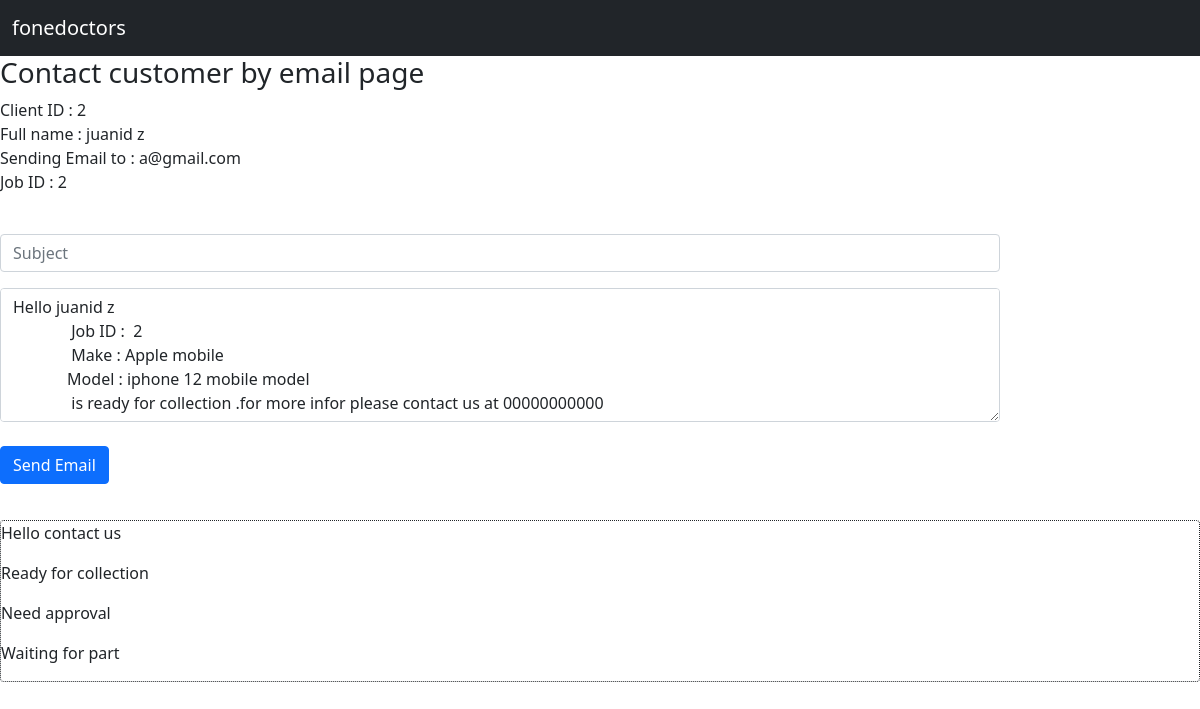
The app's page /contact_by_email/2/2, older data.
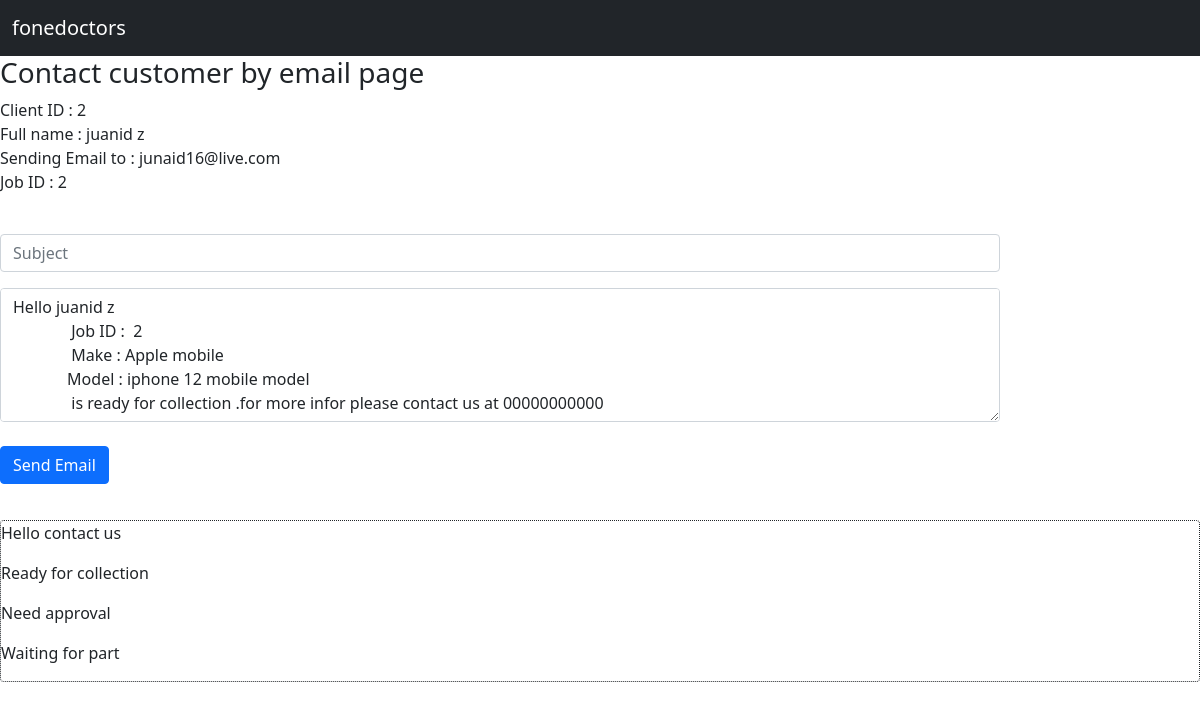
The same page, newer data.
### Jobs/models.py (models this page shows, shortened)
class Jobs(models.Model):
    customer = models.ForeignKey(Customer,on_delete = models.CASCADE, related_name = 'job_customer')
    device =  models.ForeignKey(Devices,on_delete = models.CASCADE, related_name = 'job_device', null = True, blank=True)
    make = models.ForeignKey(Make,on_delete = models.CASCADE, related_name = 'job_make')
    model = models.ForeignKey(Model,on_delete = models.CASCADE, related_name = 'job_model')
    fault =  models.ForeignKey(Fault,on_delete = models.CASCADE, related_name = 'job_faults')
    description = models.TextField()
    imei = models.CharField(max_length=250)
    accessories = models.ForeignKey(Accessories,on_delete = models.CASCADE, related_name = 'job_acessories')
    sale_item = models.ForeignKey(Sale_item,on_delete = models.CASCADE, related_name = 'job_acessories')
    passcode = models.CharField(max_length=250)
    network = models.ForeignKey(Network,on_delete = models.CASCADE, related_name = 'job_network')
    cost = models.IntegerField()
    job_status = models.ForeignKey(Job_status,on_delete = models.CASCADE, related_name = 'job_job_status')
    collection_time = models.DateTimeField()
    payment_status = models.CharField(choices= PAYMENT_STATUS, max_length=250)
    created_date = models.DateTimeField(null=True, blank=True)
    created_by = models.ForeignKey(User, on_delete = models.CASCADE, null=True, blank=True)

class Make(models.Model):
    device = models.ForeignKey(Devices,on_delete=models.CASCADE, related_name='make_device')
    make = models.CharField(max_length=250)
    def __str__(self):
        return self.make

class Model(models.Model):
    make = models.ForeignKey(Make,on_delete=models.CASCADE)
    model = models.CharField(max_length=250)
    def __str__(self):
        return self.model

### customer/models.py (models this page shows, shortened)
class Customer(models.Model):
    id = models.AutoField(primary_key=True)
    first_name = models.CharField(max_length=250)
    last_name = models.CharField(max_length=250)
    phone  = models.IntegerField()
    landline  = models.IntegerField()
    email = models.EmailField(max_length=250)
    address = models.CharField(max_length=250)
    postcode = models.CharField(max_length=250)
    created_date = models.DateTimeField(null=True, blank= True)#
    created_by = models.ForeignKey(User,on_delete=models.CASCADE, null=True, blank=True)
    def full_name(self):
        return f"{self.first_name} {self.last_name}"

### Jobs/views.py (the view, shortened to what this page needs)
# urls.py: path('contact_by_email/<str:id>/<str:job_id>', views.contact_by_email, name='contact_by_email')
def contact_by_email(request,id,job_id):
    e = Jobs.objects.filter(customer=id)
    j_id = Jobs.objects.get(id=job_id)
    context = {'e_context':e, 'j_id_context':j_id, }
    return render(request,'contact_by_email.html', context )

### templates/contact_by_email.html (shortened to what this page needs)
{% extends 'base.html' %}
{% block content %}
<h3>Contact customer by email page</h3>
{% for e in e_context|slice:":1" %}
            Client ID : {{e.customer.id}}
            <br>
            Full name : {{e.customer.full_name}}
                <br>
            Sending Email to : {{e.customer.email}}
            <br>
            Job ID :   {{j_id_context.id}}
                <br>
                <br>
 <form method='POST' action="#" class="col col mg-10">
          <p><div class="form-group green-border-focus col-10">
             <input type="text"  name = "email_subject_name"class="form-control" id="email_subject_id" placeholder="Subject">   </p>
            <textarea class="form-control" name= "email_area_name" id="email_area_id" rows="5" placeholder="Email Area">Hello {{ e.customer.full_name }}
              Job ID :  {{j_id_context.id}}
              Make : {{ j_id_context.make }}
             Model : {{j_id_context.model}}
              is ready for collection .for more infor please contact us at 00000000000
            Thanks
            Regards
            </textarea>
          <br>
          <button type="submit" class="btn btn-primary">Send Email</button>
</form>
{% endfor %}
<div style="border: dotted; border-radius: 4px; border-width: thin; width: 100%; margin-top: 3%;">
  <p>  Hello contact us </p>
  <p>  Ready for collection</p>
  <p>  Need approval</p>
  <p>  Waiting for part</p>
</div>
{% endblock %}

Row changes from the older to the newer data that the page shows:
changed through a linked row, Jobs "juanid z": customer.email "a@gmail.com" → "junaid16@live.com"
